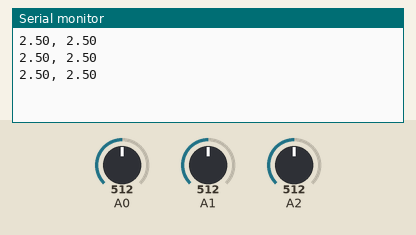
A sketch run on a simulated Arduino Uno, built with avr-gcc and run on an emulated ATmega328P. On the bench: the last lines printed to the serial monitor. The test bench sets the inputs (shaded band); at power-on: A0 = 512, A1 = 512, A2 = 512.

Above: at 1.2 s.
1.3 s: A0 set to 716
At 2.7 s:
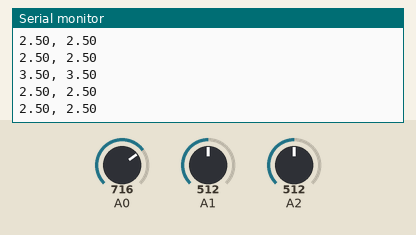
2.8 s: A1 set to 306
At 4.1 s:
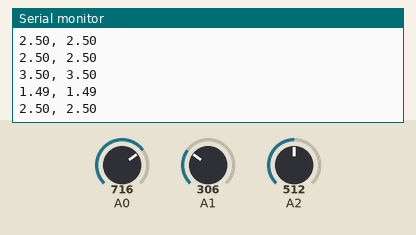
4.3 s: A2 set to 900
At 5.3 s:
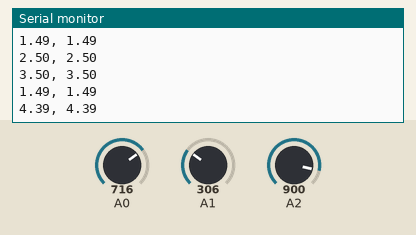
5.8 s: A2 set to 1023
At 7.2 s:
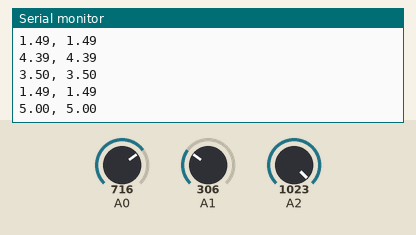
7.3 s: A1 set to 122
At 8.6 s:
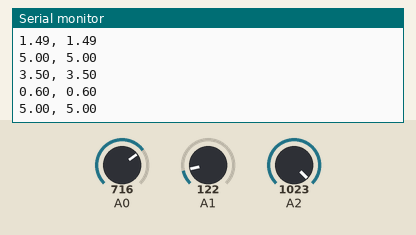
8.8 s: A0 set to 0
At 9.7 s:
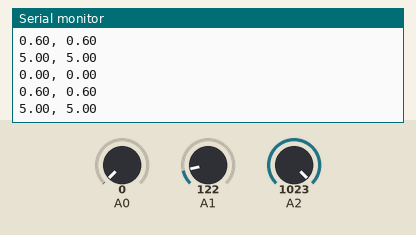
Timing chart, 0 to 11.3 s (numbered marks = the images above; inputs shaded):
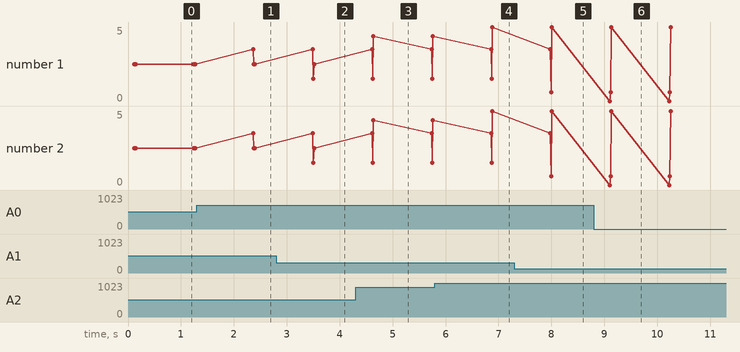

Measured:
- after the input at 1.3 s, the serial monitor: prints a new line after 1.1 s (image 1)
- after the input at 2.8 s, the serial monitor: prints a new line after 0.70 s (image 2)
- after the input at 4.3 s, the serial monitor: prints a new line after 0.34 s (image 3)
- after the input at 5.8 s, the serial monitor: prints a new line after 1.1 s (image 4)
- after the input at 7.3 s, the serial monitor: prints a new line after 0.70 s (image 5)
- after the input at 8.8 s, the serial monitor: prints a new line after 0.31 s (image 6)
- plotted number 1: 2.5 → 4.39 after the input at 4.3 s, 4.39 → 5 after the input at 5.8 s
- plotted number 2: 2.5 → 4.39 after the input at 4.3 s, 4.39 → 5 after the input at 5.8 s

The sketch:

Photoresistor_Array.ino
```cpp
//Select Bits
int S0=2;
int S1=3;
int S2=4;

//Return signals
int Y0 = A0;
int Y1 = A1;
int Y2 = A2;
int Y3 = A3;

//voltages
float voltage0_0=0;float voltage1_0=0;
float voltage0_1=0;float voltage1_1=0;
float voltage0_2=0;float voltage1_2=0;

void setup() {
  Serial.begin(9600);
  pinMode(S0, OUTPUT);
  pinMode(S1, OUTPUT);
  pinMode(S2, OUTPUT);
  digitalWrite(S0,LOW);
  digitalWrite(S1,LOW);
  digitalWrite(S2,LOW);

}//end setup

void loop() {
  // read the values from the diodes:
  //00,10
  voltage0_0 = readVoltage(0, Y0); voltage1_0 = readVoltage(1, Y0);
  //01,11
  voltage0_1 = readVoltage(0, Y1); voltage1_1 = readVoltage(1, Y1);
  //02,12
  voltage0_2 = readVoltage(0, Y2); voltage1_2 = readVoltage(1, Y2);
  // print the voltage values
  Serial.print(voltage0_0);Serial.print(", ");Serial.print(voltage1_0);Serial.println("");
  Serial.print(voltage0_1);Serial.print(", ");Serial.print(voltage1_1);Serial.println("");
  Serial.print(voltage0_2);Serial.print(", ");Serial.print(voltage1_2);Serial.println("");
  Serial.println("");

  delay(1000);
}//end loop

float readVoltage(int x, int y) {
  /* Returns the voltage of the given input and output pin. Sets output back to zero*/
  int sensorValue;
  float voltage;
  column_switch(x);
  delay(10);
  sensorValue = analogRead(y);
  voltage = sensorValue * (5.0 / 1024.0);
  delay(10);
  return(voltage);
}//end readVoltage

void column_switch(int column_number){
  /*case statement that turns the given column number on based on the 8:1 mux*/
  switch (column_number) {
    case 0:
      digitalWrite(S0,LOW);
      digitalWrite(S1,LOW);
      digitalWrite(S2,LOW);
      break;
    case 1:
      digitalWrite(S0,HIGH);
      digitalWrite(S1,LOW);
      digitalWrite(S2,LOW);
      break;
    case 2:
      digitalWrite(S0,LOW);
      digitalWrite(S1,HIGH);
      digitalWrite(S2,LOW);
      break;
    case 3:
      digitalWrite(S0,HIGH);
      digitalWrite(S1,HIGH);
      digitalWrite(S2,LOW);
      break;
    case 4:
      digitalWrite(S0,LOW);
      digitalWrite(S1,LOW);
      digitalWrite(S2,HIGH);
      break;
    case 5:
      digitalWrite(S0,HIGH);
      digitalWrite(S1,LOW);
      digitalWrite(S2,HIGH);
      break;
    case 6:
      digitalWrite(S0,LOW);
      digitalWrite(S1,HIGH);
      digitalWrite(S2,HIGH);
      break;
    case 7:
      digitalWrite(S0,HIGH);
      digitalWrite(S1,HIGH);
      digitalWrite(S2,HIGH);
      break;
  }//end switch

}//end column switch
```
